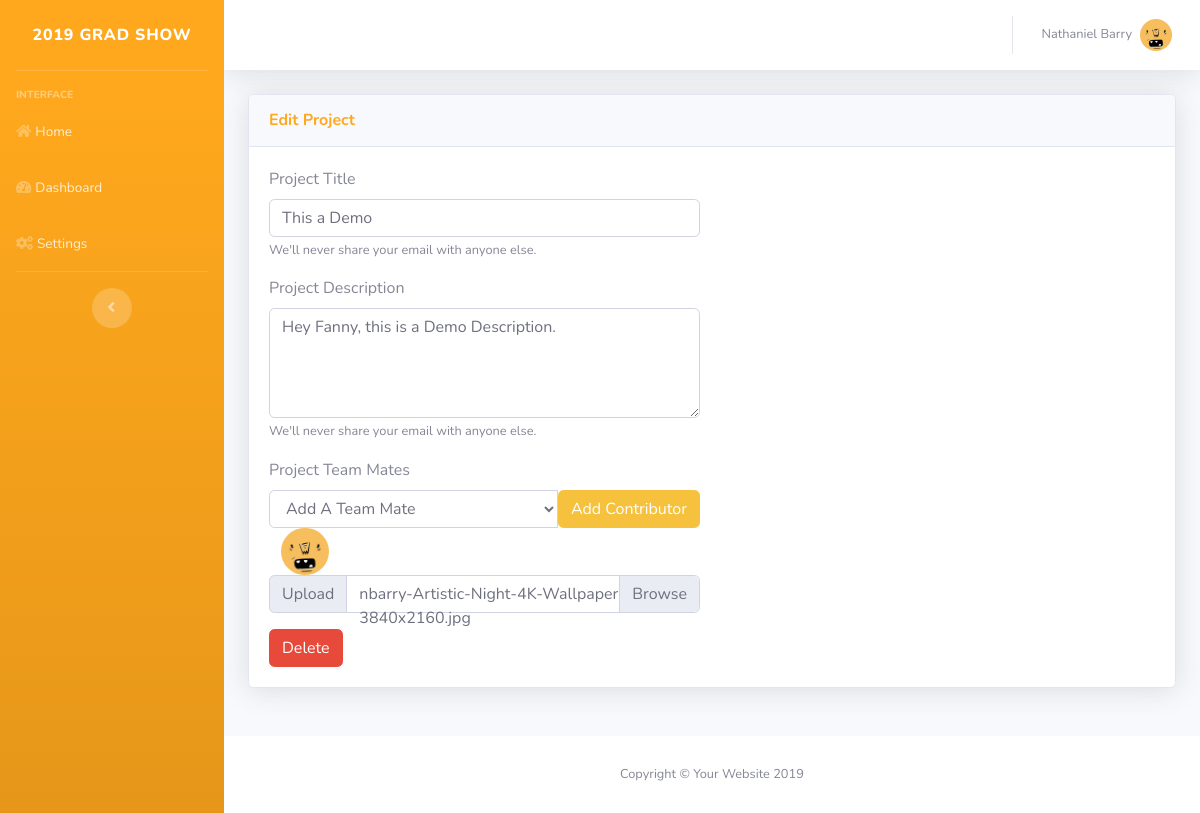
The page /editProjectUpdated.php?id=92 (signed in) on the database its author committed.
### tables this page shows
CREATE TABLE "admin-nav" (id INTEGER PRIMARY KEY AUTOINCREMENT, title VARCHAR (256), fa VARCHAR (256), path VARCHAR (256));

CREATE TABLE projectsImage (imageId INTEGER PRIMARY KEY AUTOINCREMENT, fileName VARCHAR (256), fileSize INTEGER, fileType VARCHAR (256), projectsId INTEGER REFERENCES projects (id), userId INTEGER REFERENCES user (userImageId));

CREATE TABLE projects (id INTEGER PRIMARY KEY AUTOINCREMENT, title VARCHAR (256), description VARCHAR (256), domain VARCHAR (256), github VARCHAR (256));

CREATE TABLE "user-projects" ("u-p-id" INTEGER PRIMARY KEY AUTOINCREMENT, userId INTEGER REFERENCES user (userImageId), projectsId INTEGER REFERENCES projects (id));

CREATE TABLE userImage (userImageId INTEGER PRIMARY KEY AUTOINCREMENT, fileName VARCHAR (256), fileSize INTEGER, fileType VARCHAR (256), userId INTEGER REFERENCES user (id));

### editProjectUpdated.php (the view, shortened to what this page needs)
<?php
include($_SERVER['DOCUMENT_ROOT'] . 'includes/database.php');
$id = $_GET['id'];
include_once($_SERVER['DOCUMENT_ROOT'] . 'parts/head.php');
include_once($_SERVER['DOCUMENT_ROOT'] . 'parts/sidebar.php');
?>
<div id="content-wrapper" class="d-flex flex-column">
    <div id="content">
    <?php include_once($_SERVER['DOCUMENT_ROOT'] . 'parts/topbar.php');?>
        <div class="container-fluid">
            <div class="row">
            <?php
                $result = $db->query("SELECT * FROM 'projects' JOIN 'projectsImage' ON (projectsImage.projectsId = projects.id) WHERE id = $id");
                foreach($result as $row)
                {
            ?>
                <div class="col-lg-12 mb-4">
                    <div class="card shadow mb-4">
                        <div class="card-header py-3">
                            <h6 class="m-0 font-weight-bold text-primary">Edit Project</h6>
                        </div>
                        <div class="card-body">
                                <div class="row">
                                    <div class="col-lg-6">
                                        <div class="form-group">
                                            <label for="projectsTitle">Project Title</label>
                                            <input type="text" class="form-control" id="projectsTitle" name="projectsTitle" aria-describedby="projectsTitleHelp" value='<?php echo $row['title']; ?>' placeholder="Project Title">
                                            <small id="projectsTitleHelp" class="form-text text-muted">We'll never share your email with anyone else.</small>
                                        </div>
                                        <div class="form-group">
                                            <label for="projectsDescription">Project Description</label>
                                            <textarea rows="4" type="text" class="form-control" id="projectsDescription" name="projectsDescription" aria-describedby="projectsDescriptionHelp" placeholder="Project Description"><?php echo $row['description'];?></textarea>
                                            <small id="projectsDescriptionHelp" class="form-text text-muted">We'll never share your email with anyone else.</small>
                                        </div>
                                        <div class="form-group">
                                        <form action='addUsertoProject.php?id=<?php echo $row['id']; ?>' method='post' enctype='multipart/form-data'>
                                            <label for="exampleFormControlSelect1">Project Team Mates</label>
                                            <div class="input-group">
                                            <select class="form-control" name="newUser" id="exampleFormControlSelect1">
                                            <option value="" disabled selected>Add A Team Mate</option>
                                            </select>
                                            <input name="submit" type="submit" class="btn btn-warning" value="Add Contributor">
                                        </div>
                                        </form>
                                        <div class="form-group">
                                        <?php
                                        $userProfile = $id;
                                        $userResult = $db->query("SELECT * FROM 'user-projects' JOIN 'userImage' ON (userImage.userId='user-projects'.userId) WHERE 'user-projects'.'projectsId' = ". $userProfile);
                                        foreach($userResult as $rows)
                                        {
                                        ?>
                                        <img class="dash-profile col-lg-2 float-left" src="<?php echo '/img/profiles/' . $rows['fileName'] ?>" alt="Placeholder">
                                        <?php
                                        }
                                        ?>
                                        </div>
                                        </div>
                                        <div class="form-group">
                                            <div class="input-group">
                                                <div class="input-group-prepend">
                                                    <span class="input-group-text" id="inputGroupFileAddon01">Upload</span>
                                                </div>
                                                <div class="custom-file">
                                                    <div id="uploadImage" class="custom-file-label" for="inputGroupFile01"></div>
                                                </div>
                                            </div>
                                        </div>
                                        <a class="btn btn-danger" href="/deleteProject.php?id=<?php echo $row['id']; ?>">Delete</a>
                                    </div>
                                </div>
                        </div>
                    </div>
                </div>
                <?php
                }
                ?>
            </div>
        </div>
    </div>
<?php
include_once($_SERVER['DOCUMENT_ROOT'] . 'parts/footer.php');
?>
</div>
<?php
include_once($_SERVER['DOCUMENT_ROOT'] . 'parts/close.php');

### parts/sidebar.php (shortened to what this page needs)
<ul class="navbar-nav bg-gradient-primary sidebar sidebar-dark accordion" id="accordionSidebar">
  <a class="sidebar-brand d-flex align-items-center justify-content-center" href="/dash.php">
    <div class="sidebar-brand-text mx-3">2019 Grad Show</div>
  </a>
  <hr class="sidebar-divider">
  <div class="sidebar-heading">
    Interface
  </div>
    <?php
            $result = $db->query("SELECT * FROM 'admin-nav'");
            foreach($result as $row)
            {
                echo '<li class="nav-item">';
                echo '<a class="nav-link" href="'. $row['path'] .'">';
                echo '<i class="fas '. $row['fa'] .'"></i>';
                echo '<span>'. $row['title'] .'</span></a>';
                echo '</li>';
            }
    ?>
  <hr class="sidebar-divider d-none d-md-block">
  <div class="text-center d-none d-md-inline">
    <button class="rounded-circle border-0" id="sidebarToggle"></button>
  </div>
</ul>

### rows shown on the page
admin-nav: title "Home"
admin-nav: title "Dashboard"
admin-nav: title "Settings"
projectsimage: projectsTitle "This a Demo", projectsDescription "Hey Fanny, this is a Demo Description."
user-projects: userimage.fileName (picture)

### other values the page prints
$_SESSION['first'] "Nathaniel"
$_SESSION['last'] "Barry"
